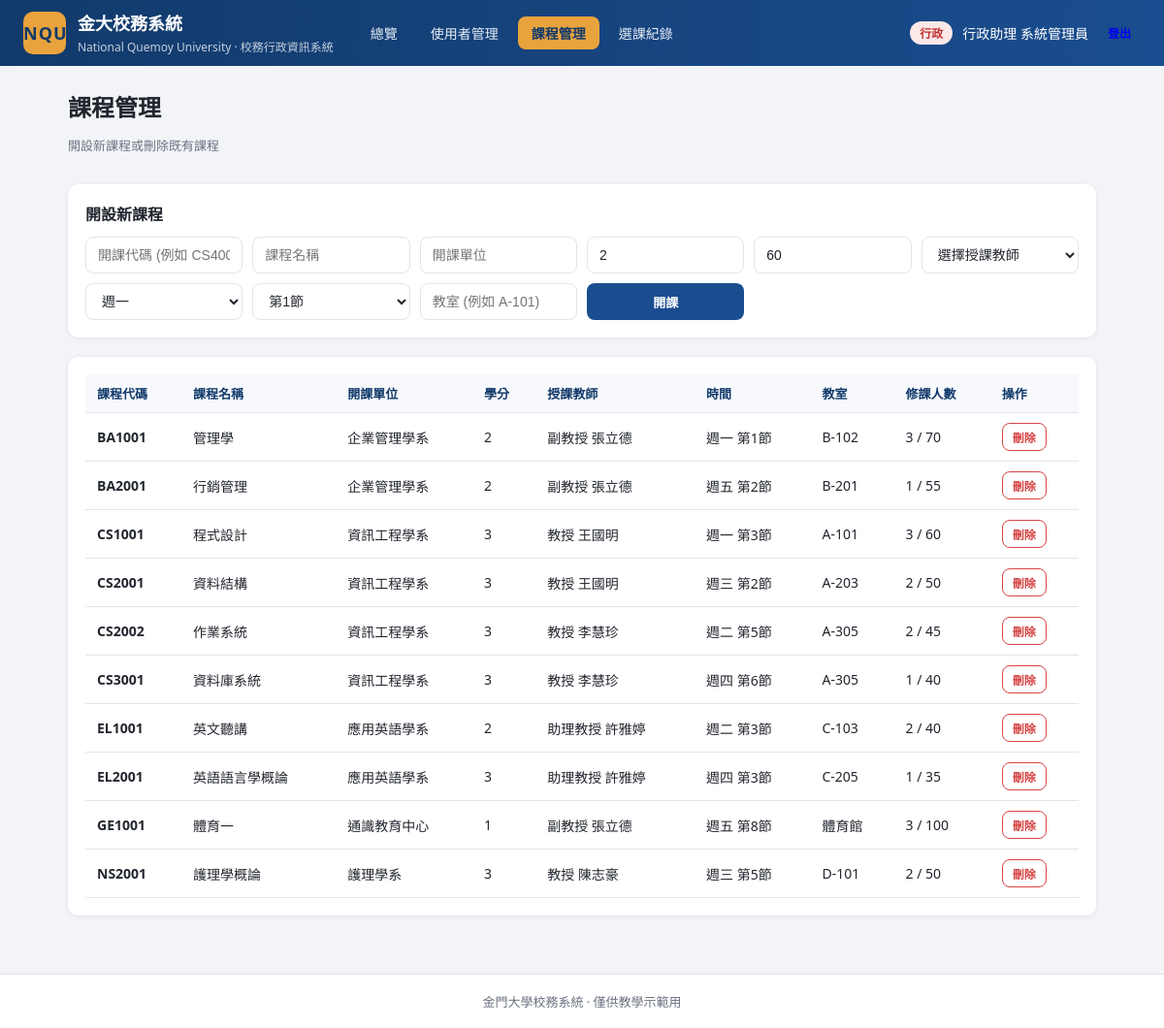
The page /admin/courses (signed in) on the database its author committed.
### tables this page shows
CREATE TABLE users (
        user_id    TEXT PRIMARY KEY,
        password   TEXT NOT NULL,
        name       TEXT NOT NULL,
        role       TEXT NOT NULL CHECK (role IN ('student','teacher','admin')),
        department TEXT
    );

CREATE TABLE courses (
        course_id  TEXT PRIMARY KEY,
        name       TEXT NOT NULL,
        department TEXT,
        credits    INTEGER DEFAULT 0,
        capacity   INTEGER DEFAULT 60,
        teacher_id TEXT,
        weekday    INTEGER DEFAULT 1,
        period     INTEGER DEFAULT 1,
        location   TEXT,
        UNIQUE (course_id, teacher_id),
        FOREIGN KEY (teacher_id) REFERENCES users(user_id)
    );

### app.py (the view)
@app.route("/admin/courses")
@role_required("admin")
def admin_courses():
    db = get_db()
    courses = db.execute(
        """SELECT c.*, u.name AS teacher_name,
                  (SELECT COUNT(*) FROM enrollments e
                   WHERE e.course_id = c.course_id) AS enrolled_count
           FROM courses c JOIN users u ON u.user_id = c.teacher_id
           ORDER BY c.course_id""",
    ).fetchall()
    teachers = db.execute(
        "SELECT user_id, name FROM users WHERE role='teacher' ORDER BY name"
    ).fetchall()
    return render_template(
        "admin/courses.html",
        user=user_of(db, session["user_id"]),
        courses=courses,
        teachers=teachers,
        weekday_names=WEEKDAYS,
    )

### app.py (called while the page is built)
def get_db():
    if "db" not in g:
        g.db = sqlite3.connect(DB_PATH)
        g.db.row_factory = sqlite3.Row
        g.db.execute("PRAGMA foreign_keys = ON")
    return g.db

def role_required(*roles):
    def decorator(f):
        @wraps(f)
        def wrapper(*args, **kwargs):
            if "user_id" not in session:
                flash("請先登入", "warning")
                return redirect(url_for("login"))
            if session.get("role") not in roles:
                flash("沒有權限存取此頁面", "error")
                return redirect(url_for("index"))
            return f(*args, **kwargs)
        return wrapper
    return decorator

def user_of(db, uid):
    return db.execute("SELECT * FROM users WHERE user_id = ?", (uid,)).fetchone()

### templates/admin/courses.html (shortened to what this page needs)
{% extends "base.html" %}
{% block content %}
<div class="page-head">
  <div><h2>課程管理</h2><p class="muted">開設新課程或刪除既有課程</p></div>
</div>
<div class="card">
  <div class="card-head"><h3>開設新課程</h3></div>
  <form method="post" action="{{ url_for('admin_courses') }}" class="form-grid">
    <input type="text" name="course_id" placeholder="開課代碼 (例如 CS4001)" required>
    <input type="text" name="name" placeholder="課程名稱" required>
    <input type="text" name="department" placeholder="開課單位" required>
    <input type="number" name="credits" placeholder="學分" min="1" max="6" value="2" required>
    <input type="number" name="capacity" placeholder="人數上限" min="1" value="60" required>
    <select name="teacher_id" required>
      <option value="">選擇授課教師</option>
    </select>
    <select name="weekday">
      {% for i in range(1, 6) %}<option value="{{ i }}">週{{ weekday_names[i] }}</option>{% endfor %}
    </select>
    <select name="period">
      {% for p in range(1, 10) %}<option value="{{ p }}">第{{ p }}節</option>{% endfor %}
    </select>
    <input type="text" name="location" placeholder="教室 (例如 A-101)">
    <button class="btn btn-primary">開課</button>
  </form>
</div>
<div class="card">
  <table class="table">
    <thead>
      <tr><th>課程代碼</th><th>課程名稱</th><th>開課單位</th><th>學分</th><th>授課教師</th><th>時間</th><th>教室</th><th>修課人數</th><th>操作</th></tr>
    </thead>
    <tbody>
    {% for c in courses %}
      <tr>
        <td><strong>{{ c.course_id }}</strong></td>
        <td>{{ c.name }}</td>
        <td>{{ c.department }}</td>
        <td>{{ c.credits }}</td>
        <td>{{ c.teacher_name }}</td>
        <td>週{{ weekday_names[c.weekday] }} 第{{ c.period }}節</td>
        <td>{{ c.location }}</td>
        <td>{{ c.enrolled_count }} / {{ c.capacity }}</td>
        <td>
          <form class="inline" method="post"
                action="{{ url_for('admin_delete_course', course_id=c.course_id) }}"
                onsubmit="return confirm('確定刪除課程 {{ c.name }}？相關選課紀錄也會刪除。');">
            <button class="btn btn-sm btn-danger-outline">刪除</button>
          </form>
        </td>
      </tr>
    {% else %}
      <tr><td colspan="9" class="empty">目前沒有課程</td></tr>
    {% endfor %}
    </tbody>
  </table>
</div>
{% endblock %}

### templates/base.html (shortened to what this page needs)
<!DOCTYPE html>
<html lang="zh-Hant">
<head>
  <link rel="stylesheet" href="{{ url_for('static', filename='css/style.css') }}">
</head>
<body>
{% if session.get('user_id') %}
<header class="topbar">
  <div class="brand">
    <span class="logo">NQU</span>
    <div>
      <h1>金大校務系統</h1>
      <small>National Quemoy University · 校務行政資訊系統</small>
    </div>
  </div>
  <nav class="main-nav">
    {% set role = session.get('role') %}
    {% if role == 'student' %}
      <a href="{{ url_for('student_home') }}" class="{{ 'active' if request.path == '/student' }}">首頁</a>
      <a href="{{ url_for('student_courses') }}" class="{{ 'active' if request.path.startswith('/student/courses') }}">選課系統</a>
      <a href="{{ url_for('student_schedule') }}" class="{{ 'active' if request.path == '/student/schedule' }}">我的課表</a>
      <a href="{{ url_for('student_grades') }}" class="{{ 'active' if request.path == '/student/grades' }}">成績查詢</a>
    {% elif role == 'teacher' %}
      <a href="{{ url_for('teacher_home') }}" class="{{ 'active' if request.path == '/teacher' }}">我的課程</a>
    {% elif role == 'admin' %}
      <a href="{{ url_for('admin_home') }}" class="{{ 'active' if request.path == '/admin' }}">總覽</a>
      <a href="{{ url_for('admin_users') }}" class="{{ 'active' if request.path.startswith('/admin/users') }}">使用者管理</a>
      <a href="{{ url_for('admin_courses') }}" class="{{ 'active' if request.path.startswith('/admin/courses') }}">課程管理</a>
      <a href="{{ url_for('admin_enrollments') }}" class="{{ 'active' if request.path.startswith('/admin/enrollments') }}">選課紀錄</a>
    {% endif %}
  </nav>
  <div class="user-box">
    <span class="role-tag role-{{ role }}">{{ {'student':'學生','teacher':'教師','admin':'行政'}[role] }}</span>
    <span>{{ session.get('name') }}</span>
    <a class="btn btn-sm" href="{{ url_for('logout') }}">登出</a>
  </div>
</header>
{% endif %}
<main class="container">
  {% block content %}{% endblock %}
</main>
<footer class="footer">
  金門大學校務系統 · 僅供教學示範用
</footer>
</body>
</html>

### static/css/style.css (style rules this page uses)
:root { --primary: #1a4d8f; --primary-dark: #123a6b; --accent: #e8a33d; --danger: #d64545; --ok: #2e9e5b; --bg: #f2f4f8; --panel: #ffffff; --text: #22262e; --muted: #6b7280; --border: #e1e5ec; --radius: 10px; --shadow: 0 1px 4px rgba(17, 24, 39, 0.08); }
* { box-sizing: border-box; }
body { margin: 0; font-family: "Segoe UI", "Microsoft JhengHei", "PingFang TC", sans-serif; background: var(--bg); color: var(--text); min-height: 100vh; display: flex; flex-direction: column; }
.topbar { background: linear-gradient(90deg, var(--primary-dark), var(--primary)); color: #fff; display: flex; align-items: center; gap: 24px; padding: 10px 24px; flex-wrap: wrap; }
.topbar .brand { display: flex; align-items: center; gap: 12px; }
.topbar .logo { width: 44px; height: 44px; background: var(--accent); color: var(--primary-dark); font-weight: 800; border-radius: 10px; display: grid; place-items: center; font-size: 18px; letter-spacing: 1px; }
.topbar h1 { font-size: 18px; margin: 0; }
.topbar small { opacity: 0.75; font-size: 12px; }
.main-nav { display: flex; gap: 6px; flex-wrap: wrap; }
.main-nav a { color: #e6edf7; text-decoration: none; padding: 7px 14px; border-radius: 8px; font-size: 14px; }
.main-nav a.active { background: var(--accent); color: var(--primary-dark); font-weight: 600; }
.user-box { margin-left: auto; display: flex; align-items: center; gap: 10px; font-size: 14px; }
.container { width: 100%; max-width: 1100px; margin: 24px auto 40px; padding: 0 20px; flex: 1; }
.footer { text-align: center; padding: 18px; color: var(--muted); font-size: 13px; border-top: 1px solid var(--border); background: #fff; }
.page-head { display: flex; justify-content: space-between; align-items: center; margin-bottom: 18px; flex-wrap: wrap; gap: 10px; }
.page-head h2 { margin: 0 0 4px; }
.muted { color: var(--muted); font-size: 13px; }
.card { background: var(--panel); border-radius: var(--radius); box-shadow: var(--shadow); padding: 18px; margin-bottom: 20px; }
.card-head { display: flex; justify-content: space-between; align-items: center; margin-bottom: 12px; flex-wrap: wrap; gap: 8px; }
.card-head h3 { margin: 0; font-size: 16px; }
.table { width: 100%; border-collapse: collapse; font-size: 14px; }
.table th, .table td { padding: 10px 12px; text-align: left; border-bottom: 1px solid var(--border); vertical-align: middle; }
.table thead th { background: #f7f9fc; color: var(--primary-dark); font-size: 13px; white-space: nowrap; }
.btn { display: inline-block; border: none; cursor: pointer; border-radius: 8px; padding: 8px 14px; font-size: 13px; font-weight: 600; text-decoration: none; transition: filter 0.15s; }
.btn-sm { padding: 5px 10px; font-size: 12px; }
.btn-primary { background: var(--primary); color: #fff; }
.btn-danger-outline { background: #fff; color: var(--danger); border: 1px solid var(--danger); }
.inline { display: inline; }
input[type="text"], input[type="password"], input[type="number"], select { width: 100%; padding: 9px 12px; border: 1px solid var(--border); border-radius: 8px; font-size: 14px; background: #fff; color: var(--text); }
.form-grid { display: grid; grid-template-columns: repeat(auto-fit, minmax(150px, 1fr)); gap: 10px; }
.role-tag { padding: 3px 10px; border-radius: 999px; font-size: 12px; font-weight: 600; }
.role-admin { background: #fde8e8; color: #c03434; }

### rows shown on the page
users: get "行政助理 系統管理員"
courses: course_id "BA1001", name "管理學", department "企業管理學系", credits "2", teacher_name "副教授 張立德", weekday "一", period "1", location "B-102", enrolled_count "3", capacity "70"
courses: course_id "BA2001", name "行銷管理", department "企業管理學系", credits "2", teacher_name "副教授 張立德", weekday "五", period "2", location "B-201", enrolled_count "1", capacity "55"
courses: course_id "CS1001", name "程式設計", department "資訊工程學系", credits "3", teacher_name "教授 王國明", weekday "一", period "3", location "A-101", enrolled_count "3", capacity "60"
courses: course_id "CS2001", name "資料結構", department "資訊工程學系", credits "3", teacher_name "教授 王國明", weekday "三", period "2", location "A-203", enrolled_count "2", capacity "50"
courses: course_id "CS2002", name "作業系統", department "資訊工程學系", credits "3", teacher_name "教授 李慧珍", weekday "二", period "5", location "A-305", enrolled_count "2", capacity "45"
courses: course_id "CS3001", name "資料庫系統", department "資訊工程學系", credits "3", teacher_name "教授 李慧珍", weekday "四", period "6", location "A-305", enrolled_count "1", capacity "40"
courses: course_id "EL1001", name "英文聽講", department "應用英語學系", credits "2", teacher_name "助理教授 許雅婷", weekday "二", period "3", location "C-103", enrolled_count "2", capacity "40"
courses: course_id "EL2001", name "英語語言學概論", department "應用英語學系", credits "3", teacher_name "助理教授 許雅婷", weekday "四", period "3", location "C-205", enrolled_count "1", capacity "35"
courses: course_id "GE1001", name "體育一", department "通識教育中心", credits "1", teacher_name "副教授 張立德", weekday "五", period "8", location "體育館", enrolled_count "3", capacity "100"
courses: course_id "NS2001", name "護理學概論", department "護理學系", credits "3", teacher_name "教授 陳志豪", weekday "三", period "5", location "D-101", enrolled_count "2", capacity "50"

### other values the page prints
{{ {'student':'學生','teacher':'教師','admin':'行政'}[role] }} "行政"
